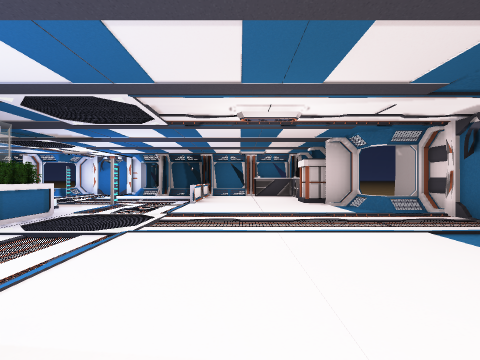
View 1 (above)

24 first-person views from a walk through a scene from a Unity 3-D project. The camera is 1.4 m above the floor, looks level and sees 85° across. The floor is counted in squares, 2 m on a side. Each view is taken from the middle of a square. On the plan, view 1 faces up. The plan holds only what a view shows up to about 9 squares ahead; the rest is blank. The place goes on beyond the plan. Flat ground stands in for the terrain. The player is left out. Some surface patterns are stand-ins.

View 2
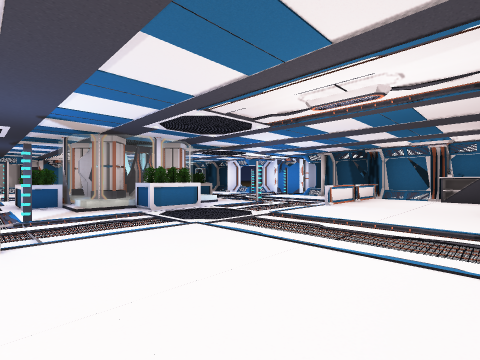

View 3
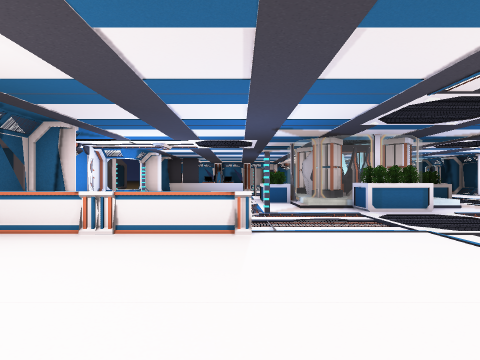

View 4
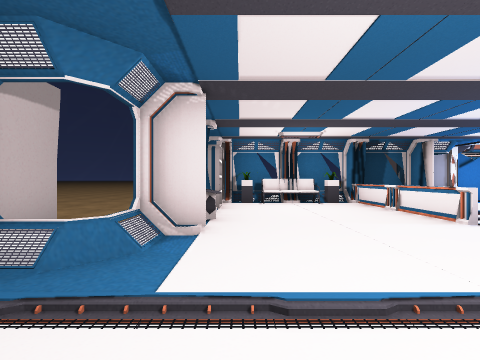

View 5
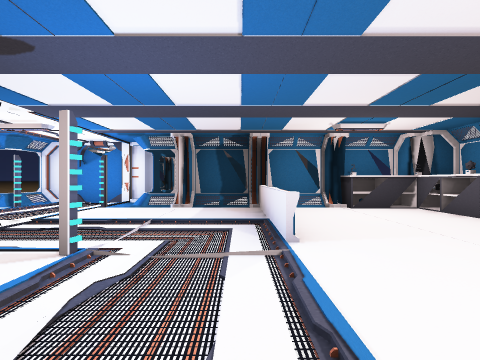

View 6
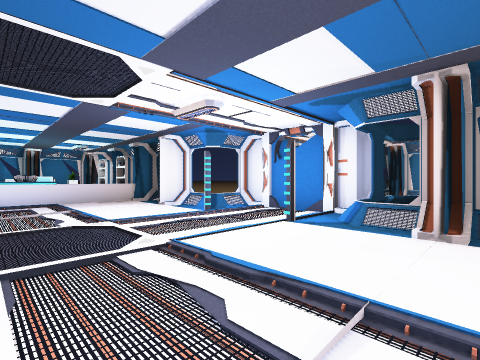

View 7
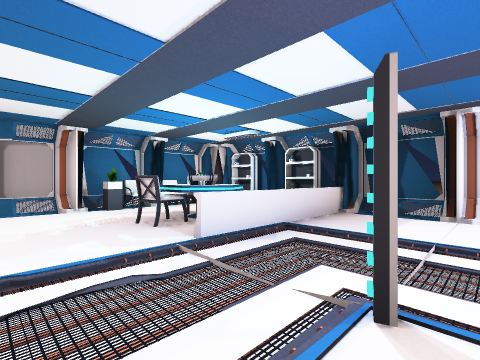

View 8
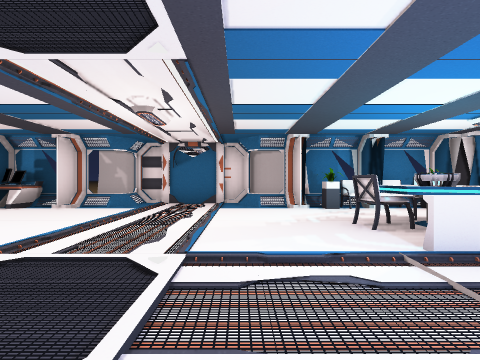

View 9
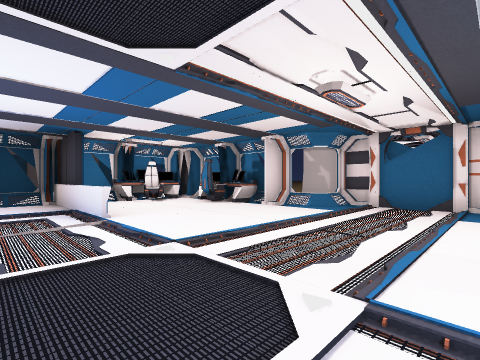

View 10
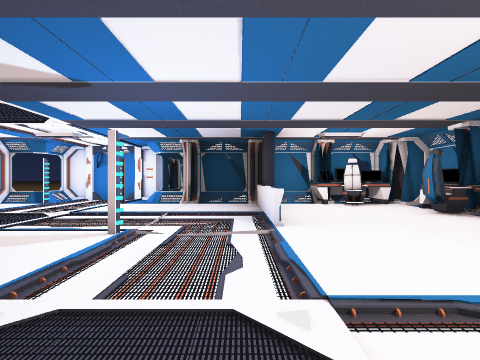

View 11
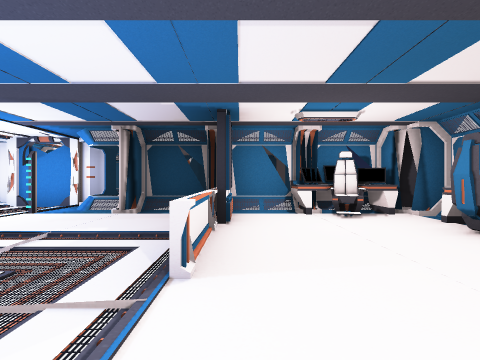

View 12
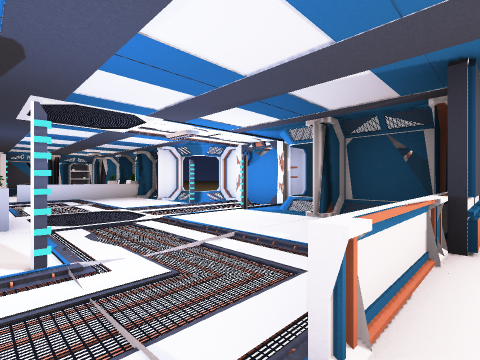

View 13
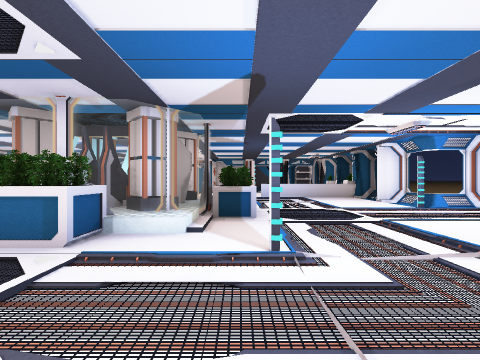

View 14
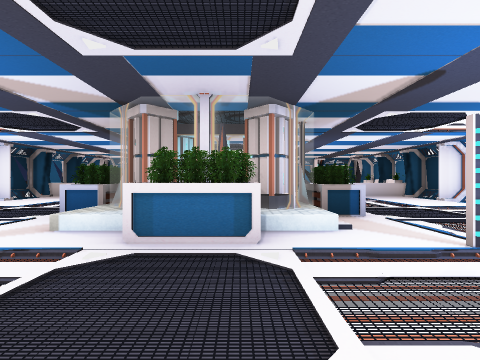

View 15
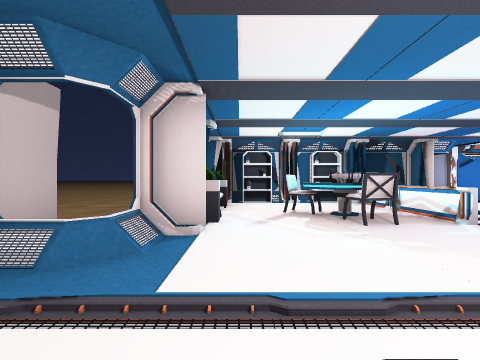

View 16
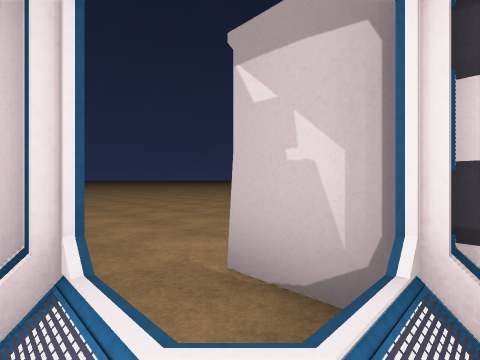

View 17
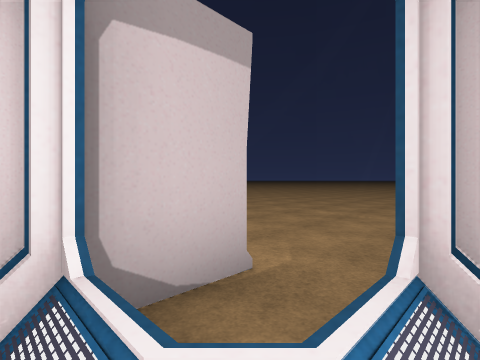

View 18
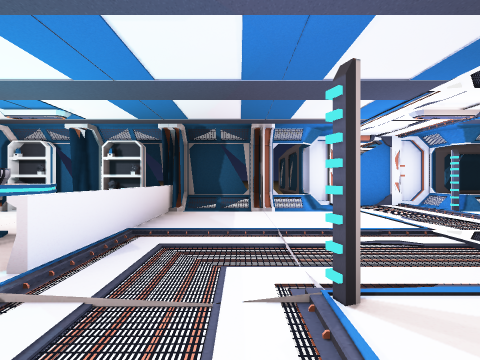

View 19
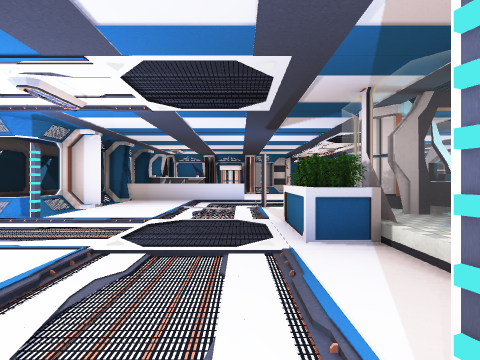

View 20
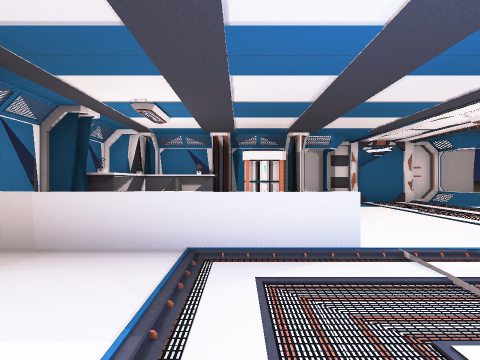

View 21
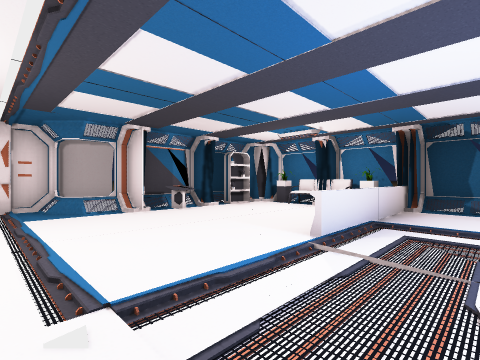

View 22
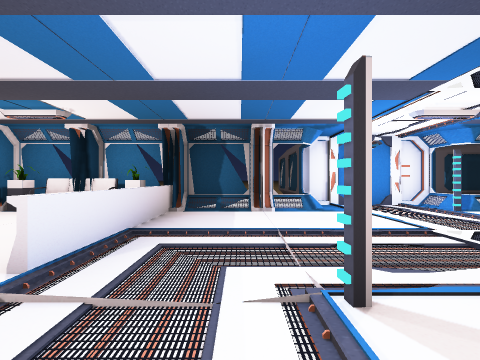

View 23
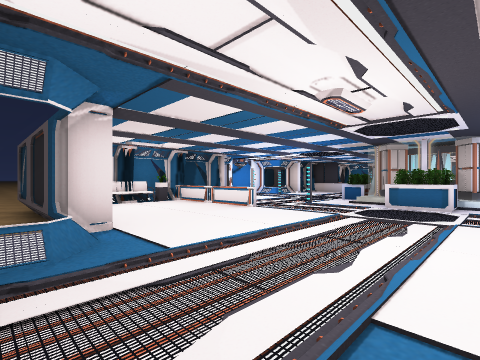

View 24
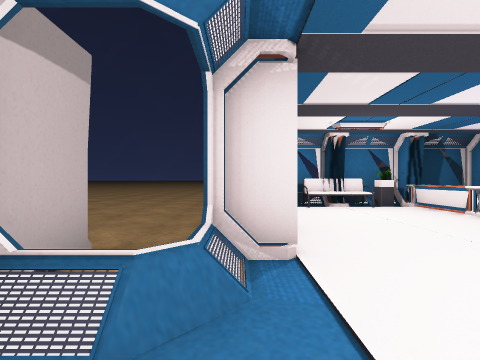

### Floor plan
Key: @ floor where view 1 was taken; # wall or solid block; . main floor; : floor 0.5 m higher than the main floor; / step, stairs or slope; = window, fence, low wall or low ledge; v drop or lower ground; B battery; C cabinet; N console; S shelf; F sofa; P plant; H chair; R projector; T table; E desk; O other object.
Columns run from 20 left of view 1 to 7 right of it. Each row starts with its distance up from view 1.
 16  v
 15 vvv         #   ####
 14 vvv         #OO#
 13 vvv      # =/../=#  =
 12 vvv #SSSS/#/#../=/##/O##
 11 vvv=P...=..........=.CC#
 10 vvvv#...#..........=...C
  9  vvvF.HRT..........=.../#
  8   v#P..H#..........#..B/=v
  7   #==......#.OO.#......==#
  6   #//.......:==:.......//
  5   O........O=##=O........O
  4   O........O=##=O........O
  3   #//.......:==:.......//#
  2   #=/......#.OO.#....../=#
  1   vv#...#..........#...Nvv
  0  vvvEO..=..........=@...#vv
 -1 vvvvE...#..........=...Svvv
 -2 vvv /.O.#..........=...Svvvv
 -3 vvv #EE.#/#/#../=/###FP#vvvv
 -4 vvv    = = =/../==    #vvvvv
 -5 vvv         #OO#       v vvv
 -6 vvv   ######   #       v
 -7  v

Positions as (right, up) in squares from view 1, and headings:
1: (0, 0), facing up
2: (2, 1), facing up-left
3: (2, 1), facing left
4: (2, 5), facing down
5: (-2, 5), facing up
6: (-3, 8), facing up-left
7: (-9, 6), facing up-left
8: (-9, 6), facing left
9: (-10, 6), facing down-left
10: (-11, 5), facing down
11: (-12, 3), facing down
12: (-12, 2), facing down-right
13: (-12, 2), facing right
14: (-12, 4), facing right
15: (-15, 4), facing up
16: (-16, 3), facing down-left
17: (-16, 6), facing up-left
18: (-10, 6), facing up
19: (-10, 8), facing right
20: (-4, 9), facing right
21: (-3, 4), facing down-right
22: (-3, 3), facing down
23: (4, 6), facing down-left
24: (3, 4), facing down
